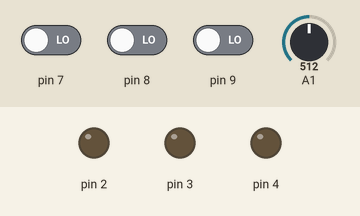
Recording of a sketch running on a simulated Arduino Uno, built with avr-gcc and run on an emulated ATmega328P. Parts: output pins drawn as LEDs (lit = HIGH). Inputs (shaded band) come from the test bench; at power-on: pin 8 LOW, A1 = 512, pin 9 LOW, pin 7 LOW. What the sketch prints to the serial monitor is not drawn.

Above: at 1.2 s.
1.3 s: pin 8 driven HIGH
At 1.8 s:
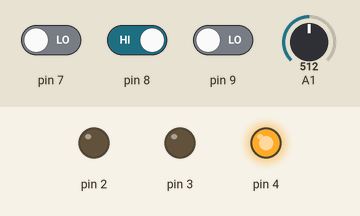
2.8 s: A1 set to 481
At 4.0 s:
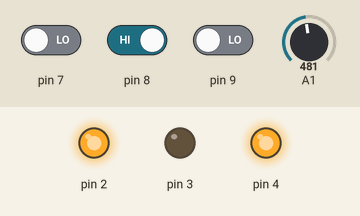
4.3 s: pin 9 driven HIGH
At 5.5 s:
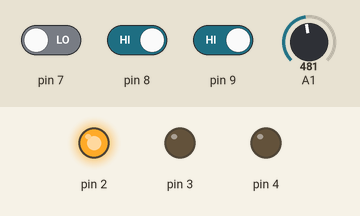
5.8 s: pin 9 driven LOW
At 6.6 s:
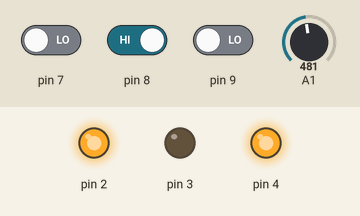
7.3 s: pin 7 driven HIGH
At 7.7 s:
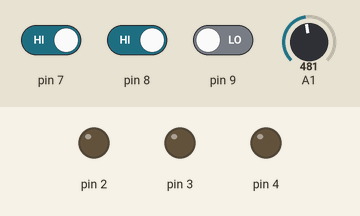
Timing chart, 0 to 9.8 s (numbered marks = the images above; inputs shaded):
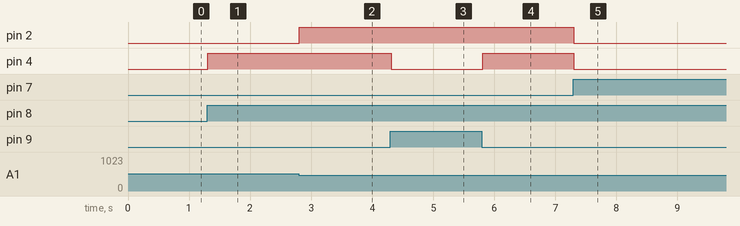

Measured:
- the behaviour switches between 500 and 499 on A1 (found by bisection; images 1 and 2)
- after the input at 1.3 s, pin 4: LOW → HIGH at once
- after the input at 2.8 s, pin 2: LOW → HIGH at once
- after the input at 4.3 s, pin 4: HIGH → LOW at once
- after the input at 5.8 s, pin 4: LOW → HIGH at once
- after the input at 7.3 s, pin 2, pin 4: HIGH → LOW at once

The sketch:

lds.ino
```cpp
// C++ code
//
int vermelho = 0;

int azul = 0;

int verde = 0;

int botao1 = 0;

int botao2 = 0;

int botao3 = 0;

int potenciometro = 0;

int estado = 0;

void setup()
{
  Serial.begin(9600);
  pinMode(2, INPUT);
  pinMode(3, INPUT);
  pinMode(4, INPUT);
  pinMode(8, INPUT);
  pinMode(9, INPUT);
  pinMode(7, INPUT);
  pinMode(A1, INPUT);
  pinMode(2, OUTPUT);
  pinMode(3, OUTPUT);
  pinMode(4, OUTPUT);
}

void loop()
{
  Serial.println(botao1);
  Serial.println(botao2);
  Serial.println(botao3);
  vermelho = digitalRead(2);
  azul = digitalRead(3);
  verde = digitalRead(4);
  botao1 = digitalRead(8);
  botao2 = digitalRead(9);
  botao3 = digitalRead(7);
  potenciometro = analogRead(A1);
  Serial.println(botao1);
  if (botao1 == HIGH) {
    estado = 1;
  }
  if (botao2 == HIGH) {
    estado = 2;
  }
  if (botao3 == HIGH) {
    estado = 3;
  }
  if (estado == 1) {
    if (potenciometro > 5 && potenciometro < 207) {
      digitalWrite(2, HIGH);
      digitalWrite(3, LOW);
      digitalWrite(4, LOW);
    } else {
    }
    if (potenciometro > 250 && potenciometro < 500) {
      digitalWrite(2, HIGH);
      digitalWrite(4, HIGH);
      digitalWrite(3, LOW);
    } else {
    }
    if (potenciometro > 500) {
      digitalWrite(4, HIGH);
      digitalWrite(3, LOW);
      digitalWrite(2, LOW);
    }
  }
  if (estado == 2) {
    digitalWrite(2, HIGH);
    digitalWrite(3, LOW);
    digitalWrite(4, LOW);
  }
  if (estado == 3) {
    digitalWrite(3, LOW);
    digitalWrite(2, LOW);
    digitalWrite(4, LOW);
  }
  delay(10); // Delay a little bit to improve simulation performance
}
```
